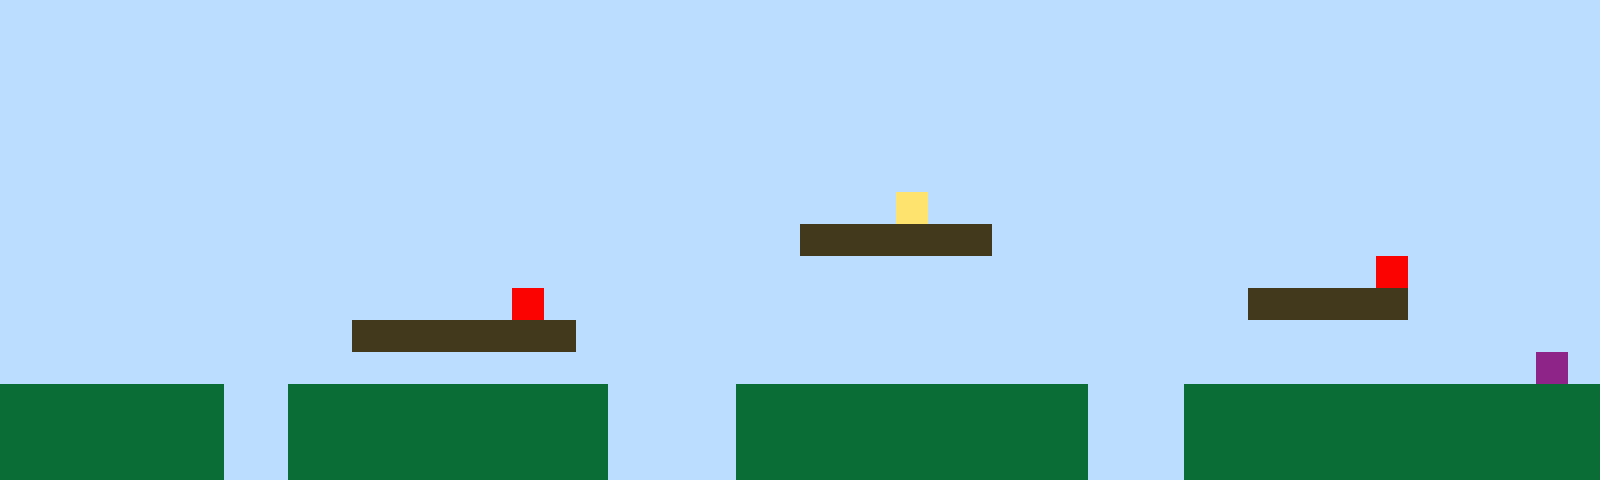

Below is a game level as drawn by its tile map, then a one-line description and the .tmx file that defines it, in full:
An orthogonal 50x15 tile map with 32x32 px tiles, 1 tile layer (Tile Layer 1).

<map version="1.10" tiledversion="1.11.2" orientation="orthogonal" renderorder="right-up" width="50" height="15" tilewidth="32" tileheight="32" infinite="0" nextlayerid="2" nextobjectid="1"><editorsettings><export target="map1.csv" format="csv" /></editorsettings><tileset firstgid="1" name="sprites" tilewidth="32" tileheight="32" tilecount="6" columns="3"><image source="sprites.png" width="96" height="64" /></tileset><layer id="1" name="Tile Layer 1" width="50" height="15"><data encoding="csv">1,1,1,1,1,1,1,1,1,1,1,1,1,1,1,1,1,1,1,1,1,1,1,1,1,1,1,1,1,1,1,1,1,1,1,1,1,1,1,1,1,1,1,1,1,1,1,1,1,1,1,1,1,1,1,1,1,1,1,1,1,1,1,1,1,1,1,1,1,1,1,1,1,1,1,1,1,1,1,1,1,1,1,1,1,1,1,1,1,1,1,1,1,1,1,1,1,1,1,1,1,1,1,1,1,1,1,1,1,1,1,1,1,1,1,1,1,1,1,1,1,1,1,1,1,1,1,1,1,1,1,1,1,1,1,1,1,1,1,1,1,1,1,1,1,1,1,1,1,1,1,1,1,1,1,1,1,1,1,1,1,1,1,1,1,1,1,1,1,1,1,1,1,1,1,1,1,1,1,1,1,1,1,1,1,1,1,1,1,1,1,1,1,1,1,1,1,1,1,1,1,1,1,1,1,1,1,1,1,1,1,1,1,1,1,1,1,1,1,1,1,1,1,1,1,1,1,1,1,1,1,1,1,1,1,1,1,1,1,1,1,1,1,1,1,1,1,1,1,1,1,1,1,1,1,1,1,1,1,1,1,1,1,1,1,1,1,1,1,1,1,1,1,1,1,1,1,1,1,1,1,1,1,1,1,1,1,1,1,1,1,1,1,1,1,1,1,1,1,1,1,1,1,1,1,1,1,1,1,1,1,1,1,1,1,1,1,1,1,1,1,1,1,1,1,1,1,1,4,1,1,1,1,1,1,1,1,1,1,1,1,1,1,1,1,1,1,1,1,1,1,1,1,1,1,1,1,1,1,1,1,1,1,1,1,1,1,1,1,1,1,1,1,1,1,3,3,3,3,3,3,1,1,1,1,1,1,1,1,1,1,1,1,1,1,1,1,1,1,1,1,1,1,1,1,1,1,1,1,1,1,1,1,1,1,1,1,1,1,1,1,1,1,1,1,1,1,1,1,1,1,1,1,1,1,1,1,1,1,1,1,1,1,5,1,1,1,1,1,1,1,1,1,1,1,1,1,1,1,1,1,1,1,1,1,1,5,1,1,1,1,1,1,1,1,1,1,1,1,1,1,1,1,1,1,1,1,1,1,3,3,3,3,3,1,1,1,1,1,1,1,1,1,1,1,1,1,1,1,1,1,3,3,3,3,3,3,3,1,1,1,1,1,1,1,1,1,1,1,1,1,1,1,1,1,1,1,1,1,1,1,1,1,1,1,1,1,1,1,1,1,1,1,1,1,1,1,1,1,1,1,1,1,1,1,1,1,1,1,1,1,1,1,1,1,1,1,1,1,1,1,1,1,1,1,1,1,1,1,1,1,1,1,1,1,1,1,1,6,1,2,2,2,2,2,2,2,1,1,2,2,2,2,2,2,2,2,2,2,1,1,1,1,2,2,2,2,2,2,2,2,2,2,2,1,1,1,2,2,2,2,2,2,2,2,2,2,2,2,2,2,2,2,2,2,2,2,1,1,2,2,2,2,2,2,2,2,2,2,1,1,1,1,2,2,2,2,2,2,2,2,2,2,2,1,1,1,2,2,2,2,2,2,2,2,2,2,2,2,2,2,2,2,2,2,2,2,1,1,2,2,2,2,2,2,2,2,2,2,1,1,1,1,2,2,2,2,2,2,2,2,2,2,2,1,1,1,2,2,2,2,2,2,2,2,2,2,2,2,2</data></layer></map>
